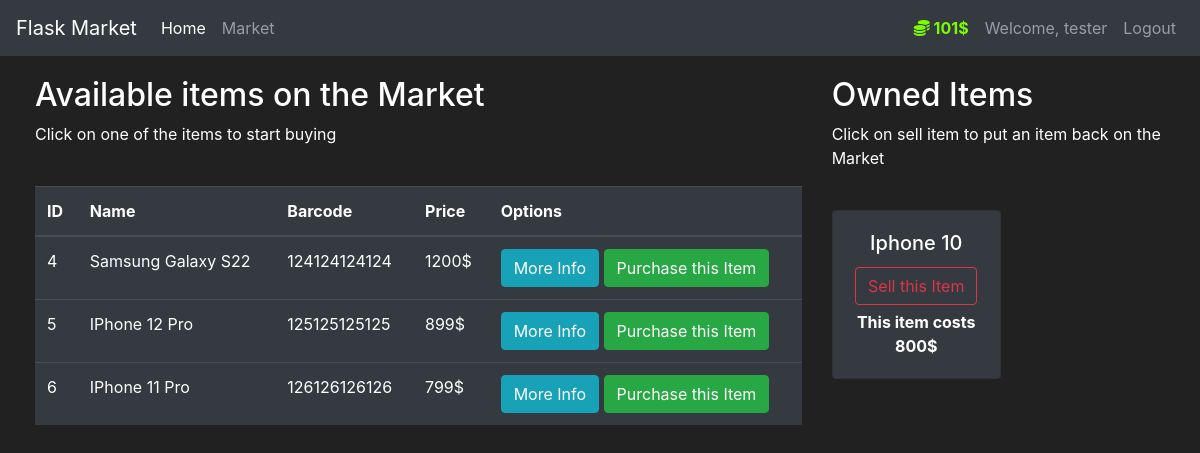
Page /market (signed in) on the committed database.
### market/models.py (models this page shows, shortened)
class Users(db.Model, UserMixin):
    id = db.Column(db.Integer(), primary_key=True)
    username = db.Column(db.String(length=30), nullable=False, unique=True)
    email_address = db.Column(db.String(length=50), nullable=False, unique=True)
    password_hash = db.Column(db.String(length=60), nullable=False)
    budget = db.Column(db.Integer(), nullable=False, default=1000)
    items = db.relationship('Item', backref='owned_user', lazy=True)
    @property
    def prettier_budget(self):
        if len(str(self.budget)) >= 4:
            return f'{str(self.budget)[:-3]},{str(self.budget)[-3:]}$'
        else:
            return f"{self.budget}$"
    @property
    def password(self):
        return self.password

class Item(db.Model):
    id = db.Column(db.Integer(), primary_key=True)
    name = db.Column(db.String(length=30), nullable=False, unique=True)
    price = db.Column(db.Integer(), nullable=False)
    barcode = db.Column(db.String(length=12), nullable=False, unique=True)
    description = db.Column(db.String(length=1024), nullable=False, unique=True)
    owner = db.Column(db.Integer(), db.ForeignKey('users.id'))

### market/routes.py (the view, shortened to what this page needs)
@app.route('/market', methods=['GET', 'POST'])
@login_required
def market_page():
    purchase_form = PurchaseItemForm()
    selling_form = SellItemForm()
    if request.method == "GET":
        items = Item.query.filter_by(owner=None)
        owned_items = Item.query.filter_by(owner=current_user.id)
        return render_template('market.html', items=items, purchase_form=purchase_form, owned_items=owned_items, selling_form=selling_form)

### market/models.py (called while the page is built)
@login_manager.user_loader
def load_user(user_id):
    return Users.query.get(int(user_id))

### market/templates/market.html (shortened to what this page needs)
{% extends 'base.html' %}
{% block content %}
<div class="row" style="margin-top:20px; margin-left:20px">
   <div class="col-8">
       <h2>Available items on the Market</h2>
       <p>Click on one of the items to start buying</p>
       <br>
      <table class="table table-hover table-dark">
         <thead>
            <tr>
               <th scope="col">ID</th>
               <th scope="col">Name</th>
               <th scope="col">Barcode</th>
               <th scope="col">Price</th>
               <th scope="col">Options</th>
            </tr>
         </thead>
         <tbody>
            {% for item in items %}
            <tr>
               <td>{{ item.id }}</td>
               <td>{{ item.name }}</td>
               <td>{{ item.barcode }}</td>
               <td>{{ item.price }}$</td>
               <td>
                  <button class="btn btn-outline btn-info" data-toggle="modal" data-target="#Modal-MoreInfo-{{ item.id }}">More Info</button>
                  <button class="btn btn-outline btn-success" data-toggle="modal" data-target="#Modal-PurchaseConfirm-{{ item.id }}">Purchase this Item</button>
               </td>
            </tr>
            {% endfor %}
         </tbody>
      </table>
   </div>
   <div class="col-4">
        <h2>Owned Items</h2>
        <p>Click on sell item to put an item back on the Market</p>
        <br>
        <div class="row">
           {% for owned_item in owned_items %}
             <div class="col-md-6">
                 <div style="margin-bottom: 5px" class="card text-center bg-dark">
                      <div class="card-body">
                          <h5 class="card-title">{{ owned_item.name }}</h5>
                          <button type="button" class="btn btn-outline-danger" style="margin-bottom: 5px"
                                  data-toggle="modal" data-target="#Modal-SellingConfirm-{{ owned_item.id }}">
                              Sell this Item
                          </button>
                          <p class="card-text"><strong>
                              This item costs {{ owned_item.price }}$
                          </strong></p>
                      </div>
                  </div>
             </div>
           {% endfor %}
        </div>
   </div>
</div>
{% endblock %}

### market/templates/base.html (shortened to what this page needs)
<!doctype html>
<html lang="en">
   <head>
      <link rel="stylesheet" href="https://cdn.jsdelivr.net/npm/bootstrap@4.5.3/dist/css/bootstrap.min.css">
   </head>
   <body>
    <nav class="navbar navbar-expand-md navbar-dark bg-dark">
      <a class="navbar-brand" href="#">Flask Market</a>
      <div class="collapse navbar-collapse" id="navbarNav">
        <ul class="navbar-nav mr-auto">
            <li class="nav-item active">
                <a class="nav-link" href="{{ url_for('home_page') }}">Home <span class="sr-only">(current)</span></a>
            </li>
            <li class="nav-item">
                <a class="nav-link" href="{{ url_for('market_page') }}">Market</a>
            </li>
        </ul>
          {% if current_user.is_authenticated %}
            <ul class="navbar-nav">
                <li class="nav-item">
                    <a class="nav-link" style="color: lawngreen; font-weight: bold">
                        <i class="fas fa-coins"></i>
                        {{ current_user.prettier_budget }}
                    </a>
                </li>
                <li class="nav-item">
                    <a class="nav-link">Welcome, {{ current_user.username }}</a>
                </li>
                <li class="nav-item">
                    <a class="nav-link" href="{{ url_for('logout_page') }}">Logout</a>
                </li>
            </ul>
          {% endif %}
      </div>
    </nav>
      {% block content %}
      {% endblock %}
   </body>
</html>

### market/templates/base.html (style rules this page uses)
body { background-color: #212121; color: white }

### rows in the picture
Users: prettier_budget "101$", username "tester"
Item: id "4", name "Samsung Galaxy S22", barcode "124124124124", price "1200"
Item: id "5", name "IPhone 12 Pro", barcode "125125125125", price "899"
Item: id "6", name "IPhone 11 Pro", barcode "126126126126", price "799"
Item: name "Iphone 10", price "800"
